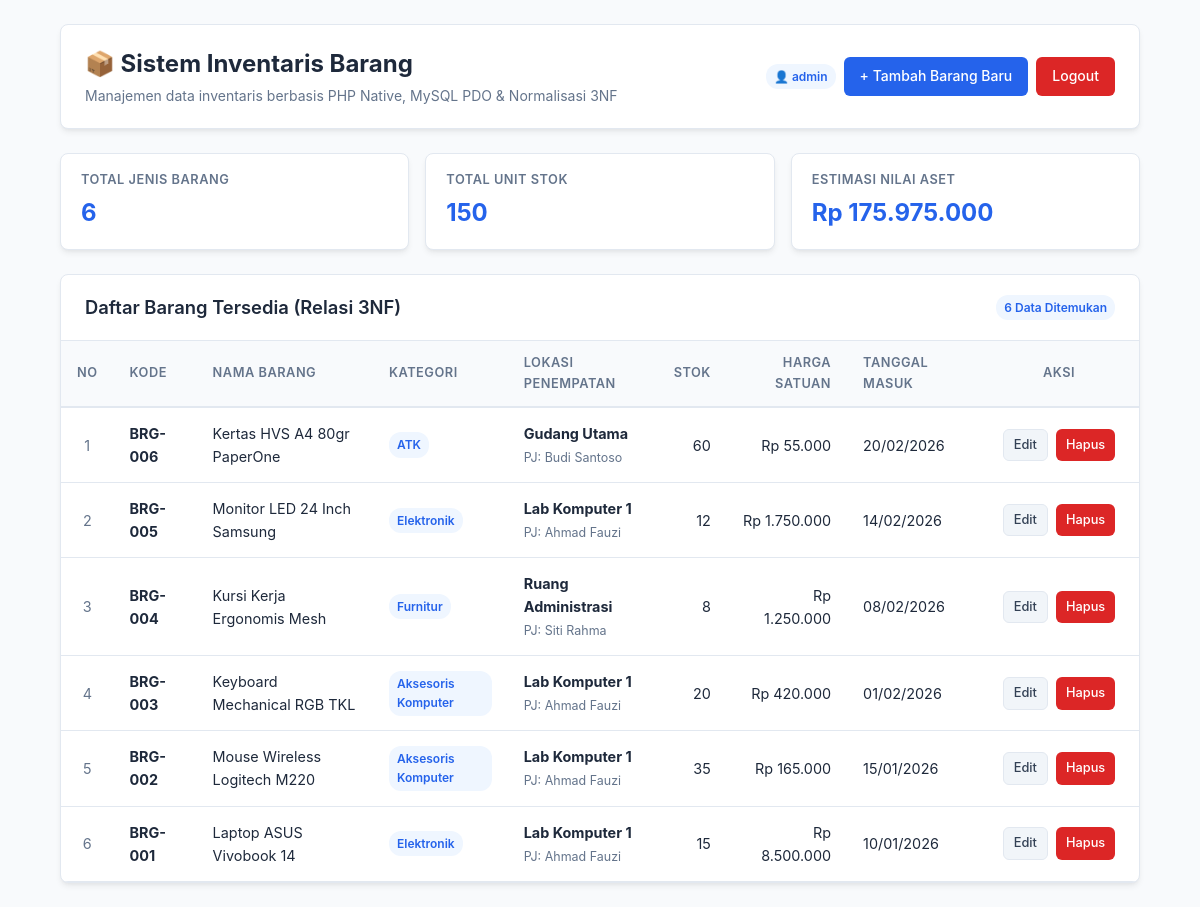
/dashboard.php (signed in), run on the app's committed database.
### tables this page shows
CREATE TABLE `barang` (
  `id` INT AUTO_INCREMENT PRIMARY KEY,
  `kode_barang` VARCHAR(20) NOT NULL UNIQUE,
  `nama_barang` VARCHAR(100) NOT NULL,
  `id_kategori` INT NOT NULL,
  `id_lokasi` INT NOT NULL,
  `stok` INT NOT NULL DEFAULT 0,
  `harga` INT NOT NULL DEFAULT 0,
  `tanggal_masuk` DATE NOT NULL,
  CONSTRAINT `fk_barang_kategori` FOREIGN KEY (`id_kategori`) REFERENCES `kategori` (`id_kategori`) ON UPDATE CASCADE ON DELETE RESTRICT,
  CONSTRAINT `fk_barang_lokasi` FOREIGN KEY (`id_lokasi`) REFERENCES `lokasi` (`id_lokasi`) ON UPDATE CASCADE ON DELETE RESTRICT
);

CREATE TABLE `kategori` (
  `id_kategori` INT AUTO_INCREMENT PRIMARY KEY,
  `nama_kategori` VARCHAR(50) NOT NULL UNIQUE,
  `deskripsi` VARCHAR(255) NULL
);

CREATE TABLE `lokasi` (
  `id_lokasi` INT AUTO_INCREMENT PRIMARY KEY,
  `nama_lokasi` VARCHAR(50) NOT NULL UNIQUE,
  `penanggung_jawab` VARCHAR(100) NOT NULL
);

### dashboard.php (the view, shortened to what this page needs)
<?php
require_once 'config/koneksi.php';
$sql = "SELECT b.id, b.kode_barang, b.nama_barang, b.stok, b.harga, b.tanggal_masuk,
               k.nama_kategori, l.nama_lokasi, l.penanggung_jawab
        FROM barang b
        INNER JOIN kategori k ON b.id_kategori = k.id_kategori
        INNER JOIN lokasi l ON b.id_lokasi = l.id_lokasi
        ORDER BY b.id DESC";
$daftar_barang = $pdo->query($sql)->fetchAll();
$stats = $pdo->query("SELECT COUNT(*) total_item, COALESCE(SUM(stok),0) total_stok, COALESCE(SUM(stok * harga),0) total_nilai FROM barang")->fetch();
require 'includes/header.php';
?>
<header class="app-header">
    <div>
        <h1>📦 Sistem Inventaris Barang</h1>
        <p>Manajemen data inventaris berbasis PHP Native, MySQL PDO & Normalisasi 3NF</p>
    </div>
    <div class="action-buttons" style="align-items: center; flex-wrap: wrap;">
        <span class="badge">👤 <?= htmlspecialchars($_SESSION['username']) ?></span>
        <a href="tambah.php" class="btn btn-primary">+ Tambah Barang Baru</a>
        <a href="logout.php" class="btn btn-danger">Logout</a>
    </div>
</header>
<div class="stats-grid">
    <div class="stat-card">
        <div class="label">Total Jenis Barang</div>
        <div class="value"><?= number_format($stats['total_item'], 0, ',', '.') ?></div>
    </div>
    <div class="stat-card">
        <div class="label">Total Unit Stok</div>
        <div class="value"><?= number_format($stats['total_stok'], 0, ',', '.') ?></div>
    </div>
    <div class="stat-card">
        <div class="label">Estimasi Nilai Aset</div>
        <div class="value">Rp <?= number_format($stats['total_nilai'], 0, ',', '.') ?></div>
    </div>
</div>
<div class="card">
    <div class="card-header">
        <h2>Daftar Barang Tersedia (Relasi 3NF)</h2>
        <span class="badge"><?= count($daftar_barang) ?> Data Ditemukan</span>
    </div>
    <div class="card-body" style="padding: 0;">
        <div class="table-responsive">
            <table>
                <thead>
                    <tr>
                        <th style="width: 50px; text-align: center;">No</th>
                        <th>Kode</th>
                        <th>Nama Barang</th>
                        <th>Kategori</th>
                        <th>Lokasi Penempatan</th>
                        <th style="text-align: right;">Stok</th>
                        <th style="text-align: right;">Harga Satuan</th>
                        <th>Tanggal Masuk</th>
                        <th style="text-align: center; width: 160px;">Aksi</th>
                    </tr>
                </thead>
                <tbody>
                    <?php if (empty($daftar_barang)): ?>
                        <tr><td colspan="9"><div class="empty-state"><p>Belum ada data barang.</p><a href="tambah.php" class="btn btn-primary" style="margin-top: 10px;">+ Tambah Barang Pertama</a></div></td></tr>
                    <?php else: ?>
                        <?php $no = 1; foreach ($daftar_barang as $row): ?>
                            <tr>
                                <td style="text-align: center; color: var(--text-muted);"><?= $no++ ?></td>
                                <td><strong><?= htmlspecialchars($row['kode_barang']) ?></strong></td>
                                <td><?= htmlspecialchars($row['nama_barang']) ?></td>
                                <td><span class="badge"><?= htmlspecialchars($row['nama_kategori']) ?></span></td>
                                <td>
                                    <strong><?= htmlspecialchars($row['nama_lokasi']) ?></strong><br>
                                    <small style="color: var(--text-muted); font-size: 0.78rem;">PJ: <?= htmlspecialchars($row['penanggung_jawab']) ?></small>
                                </td>
                                <td style="text-align: right;"><?= number_format($row['stok'], 0, ',', '.') ?></td>
                                <td style="text-align: right;">Rp <?= number_format($row['harga'], 0, ',', '.') ?></td>
                                <td><?= date('d/m/Y', strtotime($row['tanggal_masuk'])) ?></td>
                                <td style="text-align: center;">
                                    <div class="action-buttons" style="justify-content: center;">
                                        <a href="edit.php?id=<?= $row['id'] ?>" class="btn btn-secondary btn-sm">Edit</a>
                                        <a href="hapus.php?id=<?= $row['id'] ?>" class="btn btn-danger btn-sm" onclick="return confirm('Apakah Anda yakin ingin menghapus barang <?= htmlspecialchars($row['nama_barang']) ?>?');">Hapus</a>
                                    </div>
                                </td>
                            </tr>
                        <?php endforeach; ?>
                    <?php endif; ?>
                </tbody>
            </table>
        </div>
    </div>
</div>
<?php require 'includes/footer.php'; ?>

### includes/header.php (shortened to what this page needs)
<!DOCTYPE html>
<html lang="id">
<head>
    <link rel="stylesheet" href="assets/css/style.css">
</head>
<body>
    <div class="container"<?= !empty($max_width) ? ' style="max-width: ' . htmlspecialchars($max_width) . ';"' : '' ?>>

### includes/footer.php
    </div>
</body>
</html>

### assets/css/style.css (style rules this page uses)
:root { --primary: #2563eb; --primary-hover: #1d4ed8; --primary-light: #eff6ff; --success: #16a34a; --success-bg: #dcfce7; --success-text: #14532d; --danger: #dc2626; --danger-hover: #b91c1c; --danger-bg: #fee2e2; --danger-text: #7f1d1d; --text-main: #1e293b; --text-muted: #64748b; --bg-page: #f8fafc; --bg-card: #ffffff; --border-color: #e2e8f0; --radius: 8px; --shadow: 0 4px 6px -1px rgba(0, 0, 0, 0.07), 0 2px 4px -2px rgba(0, 0, 0, 0.05); }
* { box-sizing: border-box; margin: 0; padding: 0; }
body { font-family: -apple-system, BlinkMacSystemFont, "Segoe UI", Roboto, sans-serif; background: var(--bg-page); color: var(--text-main); line-height: 1.6; padding: 24px 16px; }
.container { max-width: 1080px; margin: 0 auto; }
.app-header { background: var(--bg-card); padding: 20px 24px; border-radius: var(--radius); box-shadow: var(--shadow); display: flex; justify-content: space-between; align-items: center; flex-wrap: wrap; gap: 16px; margin-bottom: 24px; border: 1px solid var(--border-color); }
.app-header h1 { font-size: 1.5rem; font-weight: 700; color: var(--text-main); display: flex; align-items: center; gap: 8px; }
.app-header p { color: var(--text-muted); font-size: 0.875rem; margin-top: 2px; }
.card { background: var(--bg-card); border-radius: var(--radius); box-shadow: var(--shadow); border: 1px solid var(--border-color); overflow: hidden; }
.card-header { padding: 18px 24px; border-bottom: 1px solid var(--border-color); display: flex; justify-content: space-between; align-items: center; flex-wrap: wrap; gap: 12px; }
.card-header h2 { font-size: 1.15rem; font-weight: 600; }
.card-body { padding: 24px; }
.stats-grid { display: grid; grid-template-columns: repeat(auto-fit, minmax(200px, 1fr)); gap: 16px; margin-bottom: 24px; }
.stat-card { background: var(--bg-card); padding: 16px 20px; border-radius: var(--radius); border: 1px solid var(--border-color); box-shadow: var(--shadow); }
.stat-card .label { font-size: 0.8rem; text-transform: uppercase; color: var(--text-muted); font-weight: 600; letter-spacing: 0.5px; }
.stat-card .value { font-size: 1.5rem; font-weight: 700; color: var(--primary); margin-top: 4px; }
.btn { display: inline-flex; align-items: center; justify-content: center; gap: 6px; padding: 8px 16px; font-size: 0.875rem; font-weight: 500; border-radius: 6px; text-decoration: none; border: none; cursor: pointer; transition: all 0.2s ease-in-out; }
.btn-primary { background: var(--primary); color: #fff; }
.btn-secondary { background: #f1f5f9; color: #334155; border: 1px solid var(--border-color); }
.btn-danger { background: var(--danger); color: #fff; }
.btn-sm { padding: 5px 10px; font-size: 0.8rem; }
.badge { display: inline-block; padding: 3px 8px; font-size: 0.75rem; font-weight: 600; border-radius: 12px; background: var(--primary-light); color: var(--primary); }
.table-responsive { width: 100%; overflow-x: auto; }
table { width: 100%; border-collapse: collapse; text-align: left; }
thead { background: #f8fafc; border-bottom: 2px solid var(--border-color); }
th { padding: 12px 16px; font-size: 0.8rem; font-weight: 600; text-transform: uppercase; letter-spacing: 0.5px; color: var(--text-muted); }
td { padding: 14px 16px; border-bottom: 1px solid var(--border-color); font-size: 0.9rem; vertical-align: middle; }
.action-buttons { display: flex; gap: 8px; }

### data on the page
barang: kode_barang "BRG-006", nama_barang "Kertas HVS A4 80gr PaperOne", id_kategori.nama_kategori "ATK", id_lokasi.nama_lokasi "Gudang Utama", id_lokasi.penanggung_jawab "Budi Santoso", stok "60", harga "55.000", tanggal_masuk "20/02/2026"
barang: kode_barang "BRG-005", nama_barang "Monitor LED 24 Inch Samsung", id_kategori.nama_kategori "Elektronik", id_lokasi.nama_lokasi "Lab Komputer 1", id_lokasi.penanggung_jawab "Ahmad Fauzi", stok "12", harga "1.750.000", tanggal_masuk "14/02/2026"
barang: kode_barang "BRG-004", nama_barang "Kursi Kerja Ergonomis Mesh", id_kategori.nama_kategori "Furnitur", id_lokasi.nama_lokasi "Ruang Administrasi", id_lokasi.penanggung_jawab "Siti Rahma", stok "8", harga "1.250.000", tanggal_masuk "08/02/2026"
barang: kode_barang "BRG-003", nama_barang "Keyboard Mechanical RGB TKL", id_kategori.nama_kategori "Aksesoris Komputer", id_lokasi.nama_lokasi "Lab Komputer 1", id_lokasi.penanggung_jawab "Ahmad Fauzi", stok "20", harga "420.000", tanggal_masuk "01/02/2026"
barang: kode_barang "BRG-002", nama_barang "Mouse Wireless Logitech M220", id_kategori.nama_kategori "Aksesoris Komputer", id_lokasi.nama_lokasi "Lab Komputer 1", id_lokasi.penanggung_jawab "Ahmad Fauzi", stok "35", harga "165.000", tanggal_masuk "15/01/2026"
barang: kode_barang "BRG-001", nama_barang "Laptop ASUS Vivobook 14", id_kategori.nama_kategori "Elektronik", id_lokasi.nama_lokasi "Lab Komputer 1", id_lokasi.penanggung_jawab "Ahmad Fauzi", stok "15", harga "8.500.000", tanggal_masuk "10/01/2026"

### other printed values
$_SESSION['username'] "admin"
$stats['total_item'] "6"
$stats['total_stok'] "150"
$stats['total_nilai'] "175.975.000"
count($daftar_barang) "6"
